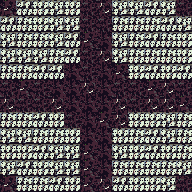

Tiled map render using the project's own tile images. Description and the whole map definition, tile-layer contents included, below:
An orthogonal 12x12 tile map with 16x16 px tiles, 1 tile layer (tile) and 8 objects.

<map version="1.0" tiledversion="1.1.2" orientation="orthogonal" renderorder="right-down" width="12" height="12" tilewidth="16" tileheight="16" infinite="0" nextobjectid="63">
 <tileset firstgid="1" source="tileset.tsx" />
 <layer name="tile" width="12" height="12">
  <data encoding="csv">
39,36,34,37,34,41,38,37,37,36,37,41,
36,35,34,37,37,41,41,35,35,35,36,37,
37,35,35,37,36,39,40,37,35,36,35,34,
37,37,37,35,36,41,38,37,35,35,35,34,
35,35,36,36,40,41,40,39,34,36,34,36,
41,39,41,40,40,38,40,41,41,39,38,41,
38,41,41,38,40,40,40,38,41,38,38,39,
35,35,36,34,41,40,39,38,34,34,37,35,
37,37,35,35,34,40,40,34,35,36,37,35,
34,34,36,37,37,39,40,37,34,36,34,35,
37,36,34,37,37,39,40,35,35,35,35,37,
39,35,35,36,34,39,38,36,34,34,37,41
</data>
 </layer>
 <objectgroup name="creature">
  <object id="55" gid="249" x="80" y="80" width="16" height="16">
   <properties>
    <property name="probability" value="5" />
   </properties>
  </object>
  <object id="56" gid="249" x="112" y="128" width="16" height="16">
   <properties>
    <property name="probability" value="5" />
   </properties>
  </object>
  <object id="57" gid="249" x="32" y="96" width="16" height="16">
   <properties>
    <property name="probability" value="5" />
   </properties>
  </object>
  <object id="58" gid="248" x="64" y="128" width="16" height="16">
   <properties>
    <property name="probability" value="5" />
   </properties>
  </object>
  <object id="59" gid="248" x="112" y="80" width="16" height="16">
   <properties>
    <property name="probability" value="5" />
   </properties>
  </object>
  <object id="60" gid="248" x="64" y="80" width="16" height="16">
   <properties>
    <property name="probability" value="5" />
   </properties>
  </object>
  <object id="61" gid="248" x="144" y="112" width="16" height="16">
   <properties>
    <property name="probability" value="5" />
   </properties>
  </object>
  <object id="62" gid="248" x="96" y="48" width="16" height="16">
   <properties>
    <property name="probability" value="5" />
   </properties>
  </object>
 </objectgroup>
 <objectgroup name="furniture" />
 <objectgroup name="description" />
</map>
